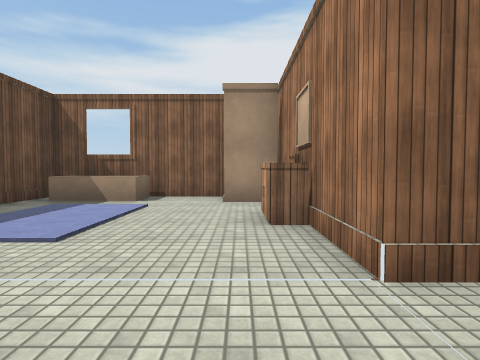
[1] (above)

17 first-person views from a walk through a 3-D level made in the Unity game engine. The camera is 1.2 m above the floor, tilts 2° down and sees 80° across. Doors are open. The floor is counted in squares, 2 m on a side. Each view is taken from the middle of a square. On the plan, view 1 faces up. The plan holds only what a view shows up to about 9 squares ahead; the rest is blank. Some animated figures are left out. Surface patterns are stand-ins for the level's own textures.

[2]
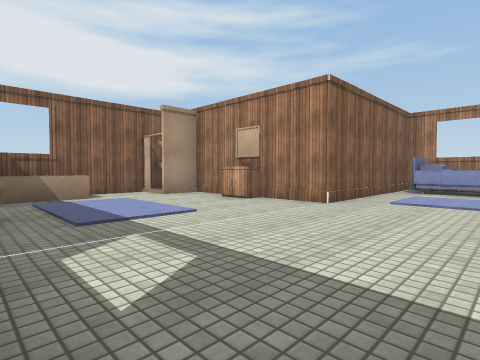

[3]
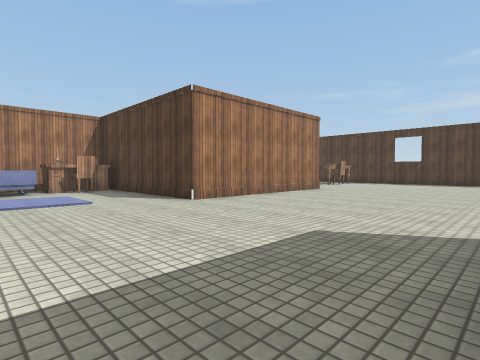

[4]
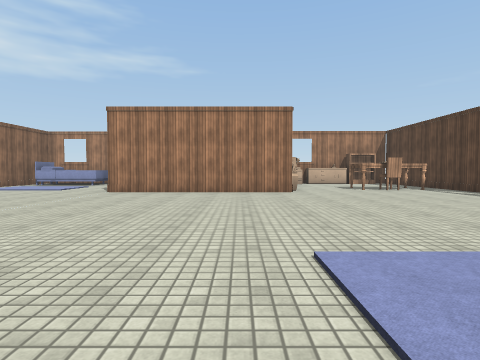

[5]
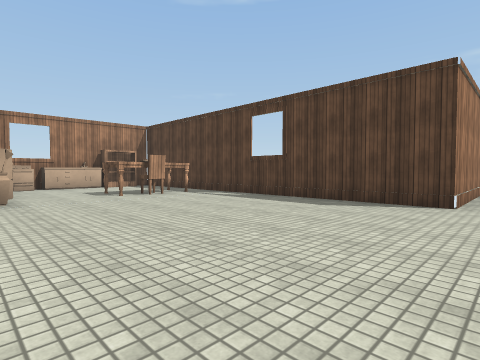

[6]
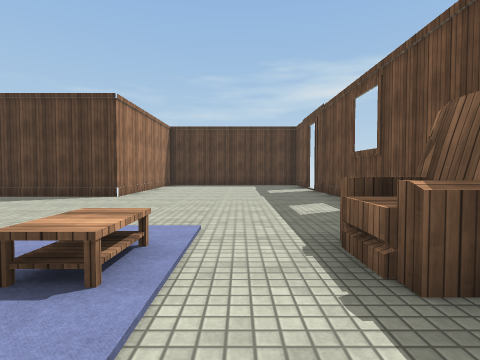

[7]
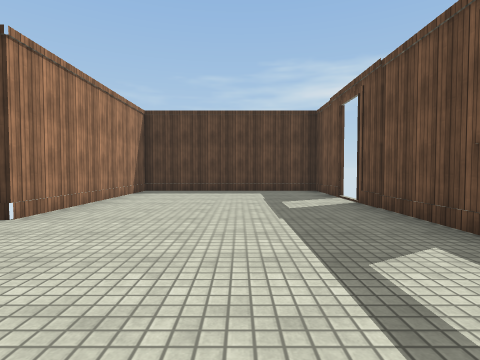

[8]
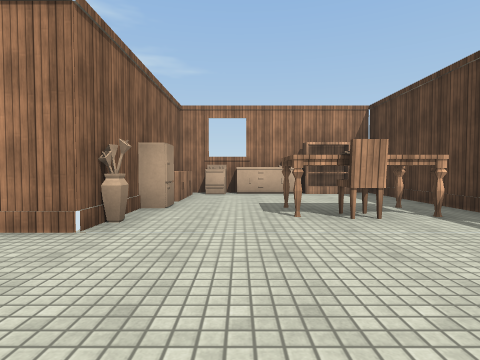

[9]
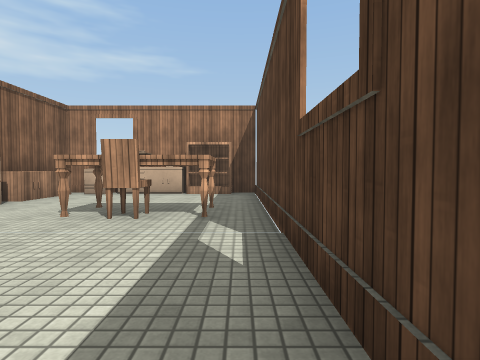

[10]
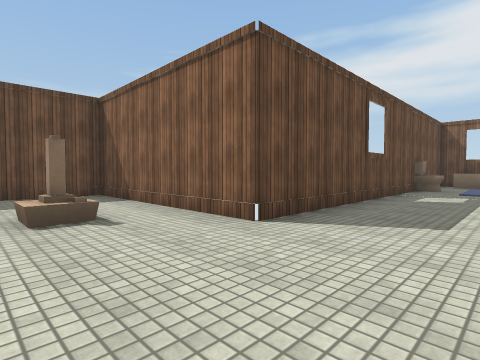

[11]
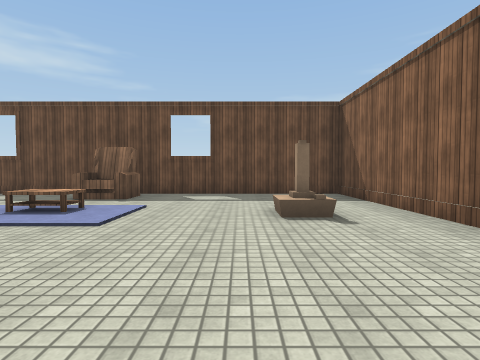

[12]
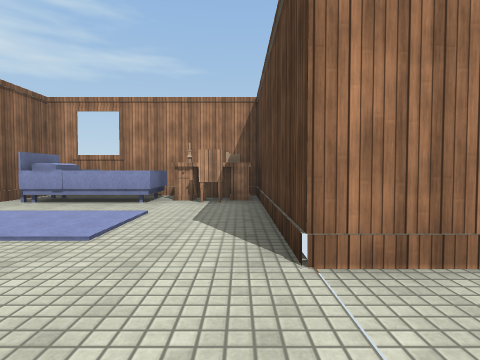

[13]
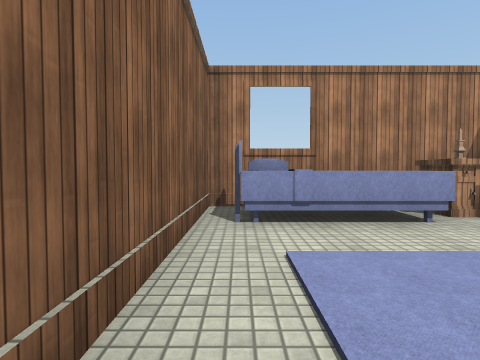

[14]
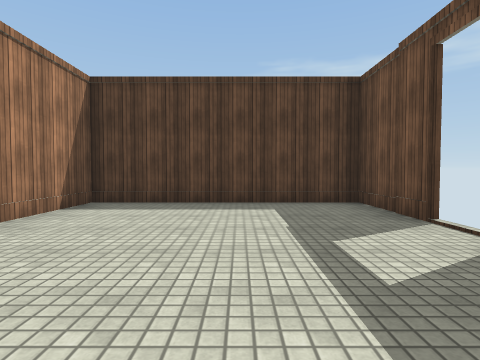

[15]
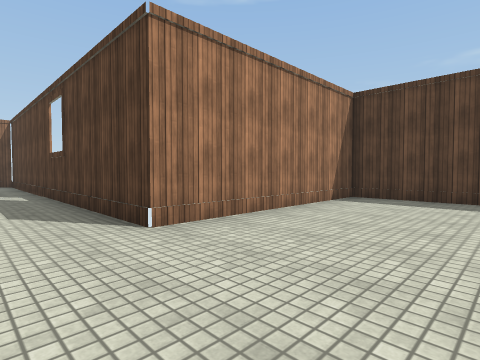

[16]
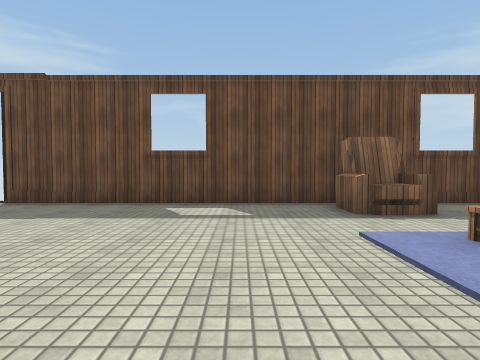

[17]
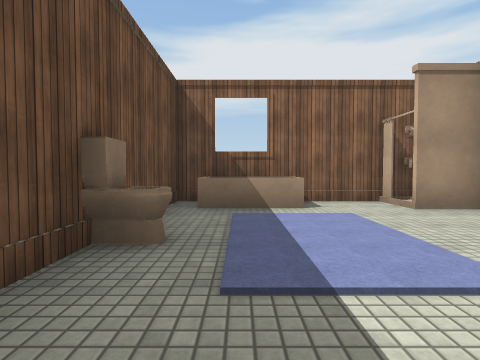

### Floor plan
Points are (right, up) in squares from view 1. A wall is a line through its corners. A room is listed if a view was taken in it or the views show most of it. See-through windows are left out.
Room 1 (views 1, 2, 3, 4, 5, 6, 7, 8, 9, 10, 11, 12, 13, 14, 15, 16, 17)
walls: (2.5, -8.4) (0.8, -8.4) (0.8, -3.4) (5.8, -3.4) (5.8, 1.5) (0.8, 1.5) (0.8, 6); (5.8, -13.5) (5.8, -12.8); (0.4, 6.5) (-4.2, 6.5) (-4.2, -3.5) (-9.2, -3.5) (-9.2, -18.3) (-4.2, -18.3) (-4.2, -13.4) (5.5, -13.4)
ways out: open door at (-9, -16)
objects: chair (-8, -9); rug (-6, -9); table (-6, -8); other object (-6, -5); toilet (-4, 3); other object (-3, 6) to (-2, 6); rug (-2, 4); shower (0, 5); chair (1, -12); other object (1, -9); cabinet (1, 4); table (2, -12) to (2, -11); fridge (3, -9); rug (3, 0); cupboard (4, -8) to (5, -8); chair (4, -2); other object (5, -9) to (6, -9); other object (5, -3); other object (5, -2); bed (5, -1) to (5, 1); shelf (6, -12); sink (6, -11) to (6, -10)

Positions as (right, up) in squares from view 1, and headings:
1: (0, 0), facing up
2: (-4, -1), facing up-right
3: (-4, 0), facing down-right
4: (-7, -7), facing right
5: (-5, -8), facing down-right
6: (-7, -7), facing down
7: (-7, -10), facing down
8: (-2, -10), facing right
9: (-2, -13), facing right
10: (-2, -6), facing up-left
11: (-2, -6), facing left
12: (-1, -3), facing right
13: (1, 1), facing right
14: (-7, -13), facing down
15: (-7, -12), facing down-right
16: (-4, -11), facing left
17: (-3, 1), facing up
